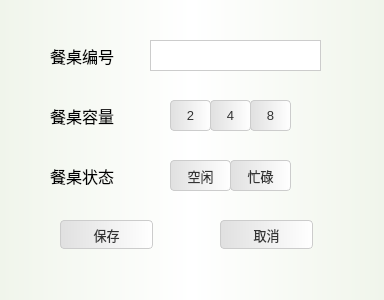
<?xml version="1.0" encoding="UTF-8"?>
<ui version="4.0">
 <class>dlg_addTable</class>
 <widget class="QDialog" name="dlg_addTable">
  <property name="geometry">
   <rect>
    <x>0</x>
    <y>0</y>
    <width>384</width>
    <height>300</height>
   </rect>
  </property>
  <property name="windowTitle">
   <string>Dialog</string>
  </property>
  <property name="styleSheet">
   <string notr="true"> QDialog{   background: qlineargradient(spread:pad, x1:0, y1:0, x2:1, y2:0, stop:0 rgba(240, 245, 235, 1), stop:0.5 rgba(255, 255, 255, 1), stop:1 rgba(240, 245, 235, 1)); /* Gradient from light green to white to light green */
    color: #333333; /* Dark Grey */
    font-family: &quot;Segoe UI&quot;, sans-serif;
    font-size: 10pt;
}
QTableWidget {
    background-color: #FFFFFF; /* White */
    color: #333333; /* Dark Grey */
    gridline-color: #CCCCCC; /* Light Grey */
    border: 1px solid #CCCCCC; /* Light Grey Border */
    font-family: &quot;Segoe UI&quot;, sans-serif;
    font-size: 10pt;
}
QLineEdit{
background-color: #FFFFFF; /* White */
    color: #333333; /* Dark Grey */
    gridline-color: #CCCCCC; /* Light Grey */
    border: 1px solid #CCCCCC; /* Light Grey Border */
    font-family: &quot;Segoe UI&quot;, sans-serif;
    font-size: 10pt;
}

/* Buttons common style */

QPushButton {
    background: qlineargradient(spread:pad, x1:0, y1:0, x2:1, y2:0, stop:0 #E0E0E0, stop:1 #FFFFFF); /* Light Grey to White Gradient */
    color: #333333; /* Dark Grey */
    border: 1px solid #CCCCCC; /* Light Grey Border */
    border-radius: 4px;
    padding: 5px;
    font-family: &quot;Segoe UI&quot;, sans-serif;
    font-size: 10pt;
}

QPushButton:hover {
    background-color: #D6D6D6; /* Slightly Darker Grey */
}

QPushButton:pressed {
    background-color: #BFBFBF; /* Darker Grey */
}
/* Common background widget style */

</string>
  </property>
  <widget class="QLabel" name="label">
   <property name="geometry">
    <rect>
     <x>50</x>
     <y>40</y>
     <width>81</width>
     <height>31</height>
    </rect>
   </property>
   <property name="font">
    <font>
     <pointsize>12</pointsize>
    </font>
   </property>
   <property name="text">
    <string>餐桌编号</string>
   </property>
  </widget>
  <widget class="QLabel" name="label_2">
   <property name="geometry">
    <rect>
     <x>50</x>
     <y>100</y>
     <width>91</width>
     <height>31</height>
    </rect>
   </property>
   <property name="font">
    <font>
     <pointsize>12</pointsize>
    </font>
   </property>
   <property name="text">
    <string>餐桌容量</string>
   </property>
  </widget>
  <widget class="QLabel" name="label_3">
   <property name="geometry">
    <rect>
     <x>50</x>
     <y>160</y>
     <width>91</width>
     <height>31</height>
    </rect>
   </property>
   <property name="font">
    <font>
     <pointsize>12</pointsize>
    </font>
   </property>
   <property name="text">
    <string>餐桌状态</string>
   </property>
  </widget>
  <widget class="QPushButton" name="btn_save">
   <property name="geometry">
    <rect>
     <x>60</x>
     <y>220</y>
     <width>93</width>
     <height>29</height>
    </rect>
   </property>
   <property name="text">
    <string>保存</string>
   </property>
  </widget>
  <widget class="QPushButton" name="btn_cancel">
   <property name="geometry">
    <rect>
     <x>220</x>
     <y>220</y>
     <width>93</width>
     <height>29</height>
    </rect>
   </property>
   <property name="text">
    <string>取消</string>
   </property>
  </widget>
  <widget class="QLineEdit" name="lineEdit_id">
   <property name="geometry">
    <rect>
     <x>150</x>
     <y>40</y>
     <width>171</width>
     <height>31</height>
    </rect>
   </property>
  </widget>
  <widget class="QPushButton" name="btn_table_free">
   <property name="geometry">
    <rect>
     <x>170</x>
     <y>160</y>
     <width>61</width>
     <height>31</height>
    </rect>
   </property>
   <property name="text">
    <string>空闲</string>
   </property>
  </widget>
  <widget class="QPushButton" name="btn_table_busy">
   <property name="geometry">
    <rect>
     <x>230</x>
     <y>160</y>
     <width>61</width>
     <height>31</height>
    </rect>
   </property>
   <property name="text">
    <string>忙碌</string>
   </property>
  </widget>
  <widget class="QPushButton" name="btn_tablecap_2">
   <property name="geometry">
    <rect>
     <x>170</x>
     <y>100</y>
     <width>41</width>
     <height>31</height>
    </rect>
   </property>
   <property name="text">
    <string>2</string>
   </property>
  </widget>
  <widget class="QPushButton" name="btn_tablecap_4">
   <property name="geometry">
    <rect>
     <x>210</x>
     <y>100</y>
     <width>41</width>
     <height>31</height>
    </rect>
   </property>
   <property name="text">
    <string>4</string>
   </property>
  </widget>
  <widget class="QPushButton" name="btn_tablecap_8">
   <property name="geometry">
    <rect>
     <x>250</x>
     <y>100</y>
     <width>41</width>
     <height>31</height>
    </rect>
   </property>
   <property name="text">
    <string>8</string>
   </property>
  </widget>
 </widget>
 <resources/>
 <connections/>
</ui>
